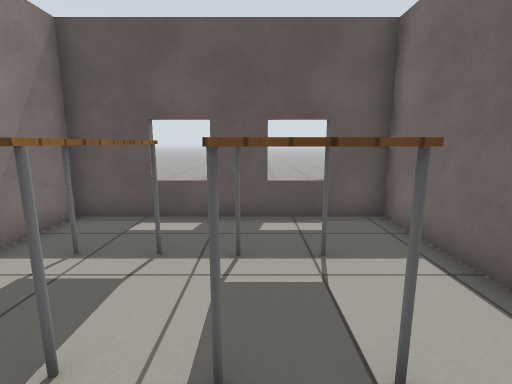
view 1 (above)

24 first-person views from a walk through a robot-simulator world made for Gazebo. The camera is 1 m above the floor, tilts 10° down and sees 85° across. The floor is counted in squares, 0.5 m on a side. Each view is taken from the middle of a square. On the plan, view 1 faces up. The plan holds only what a view shows up to about 17 squares ahead; the rest is blank. The robots in the file are not drawn. Gazebo's built-in surfaces are drawn with simple patterns.

view 2
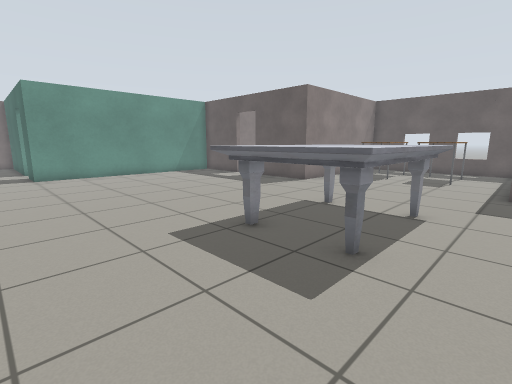

view 3
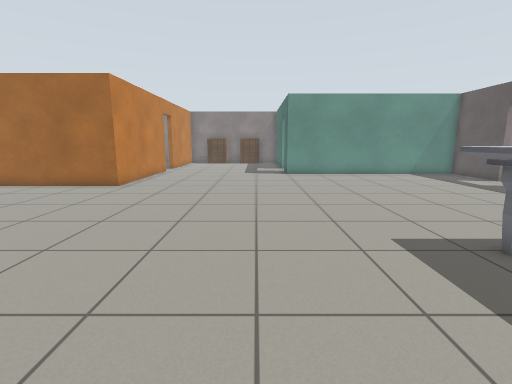

view 4
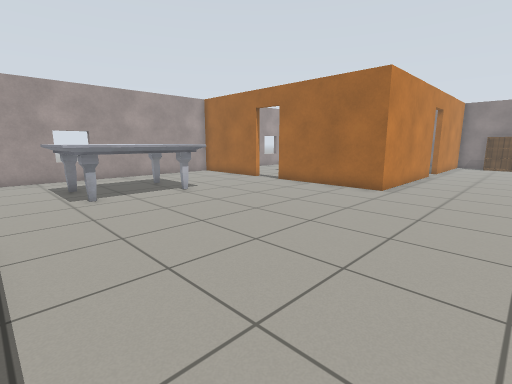

view 5
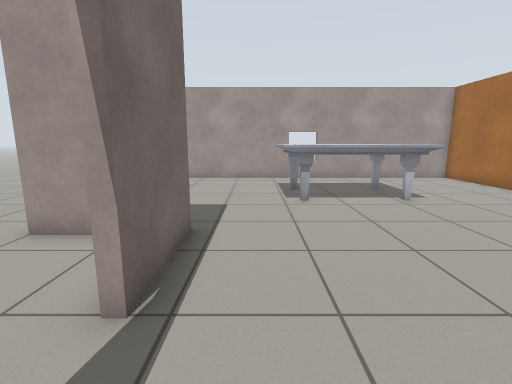

view 6
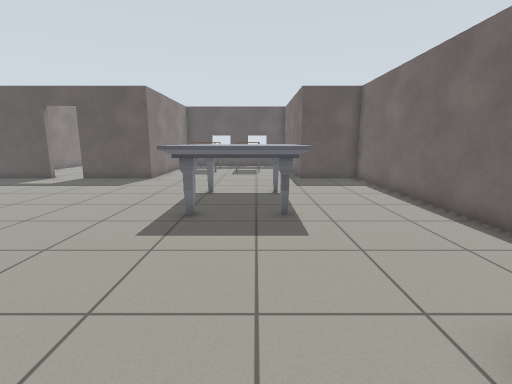

view 7
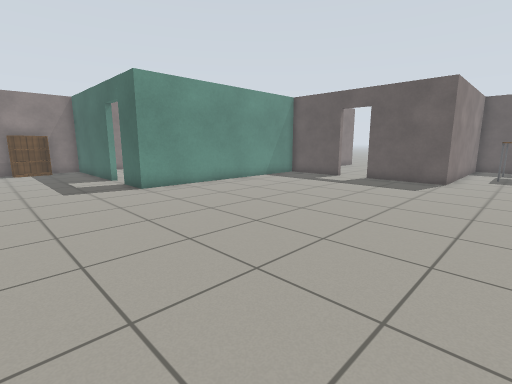

view 8
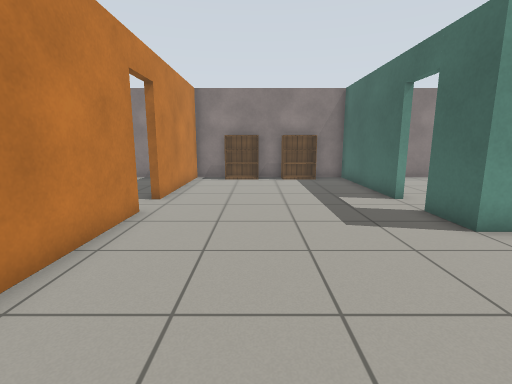

view 9
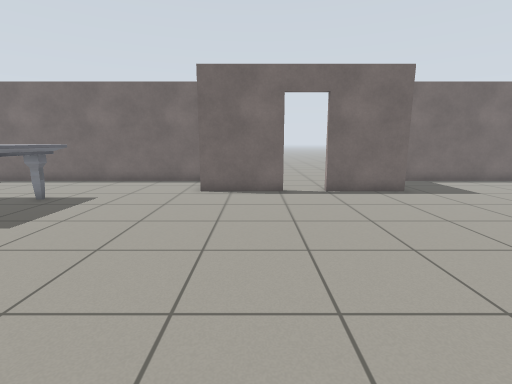

view 10
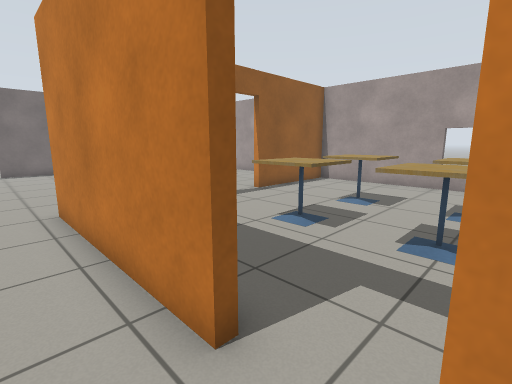

view 11
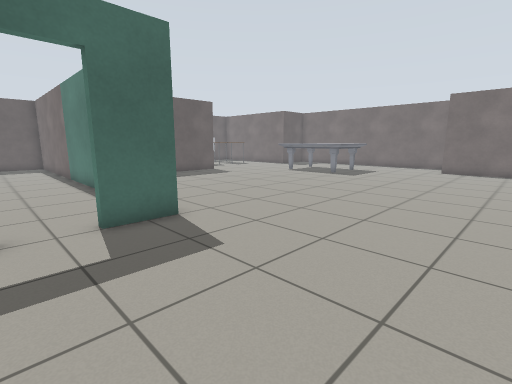

view 12
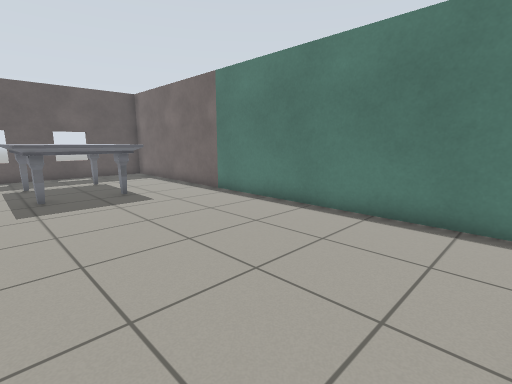

view 13
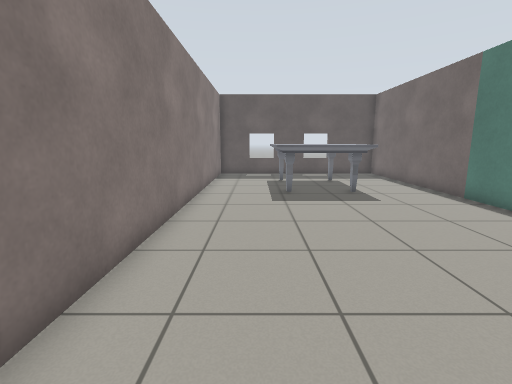

view 14
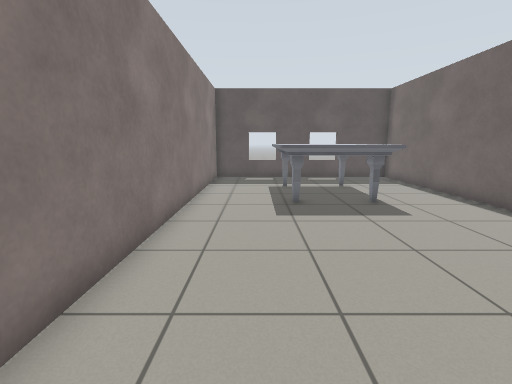

view 15
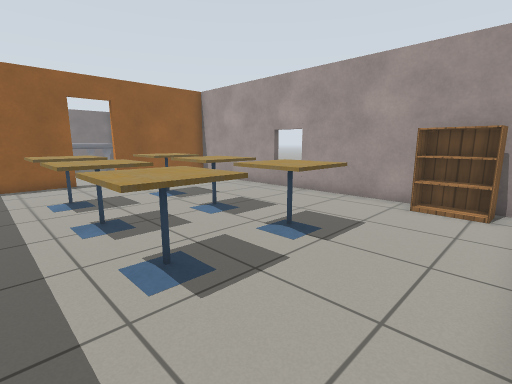

view 16
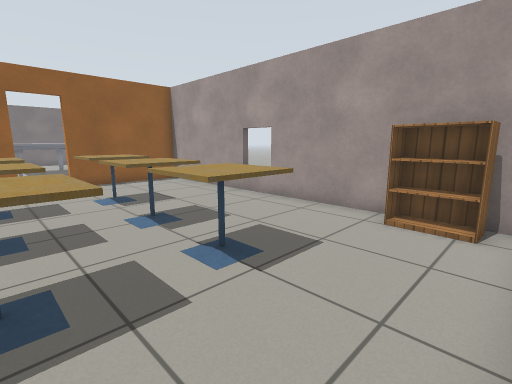

view 17
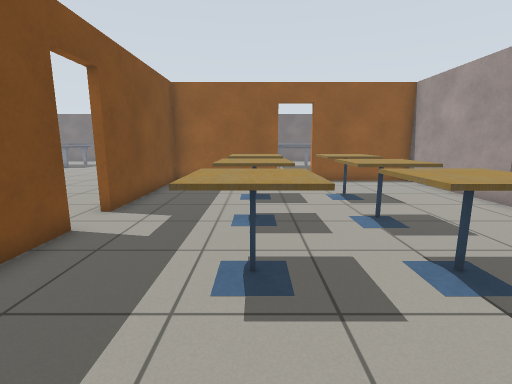

view 18
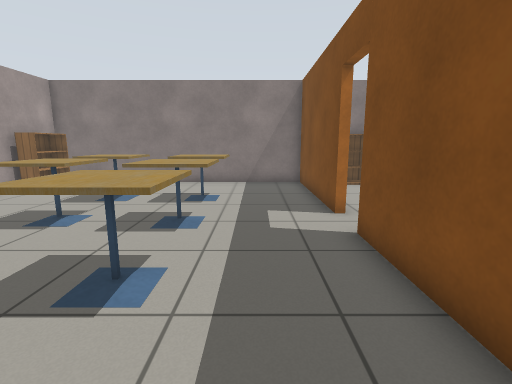

view 19
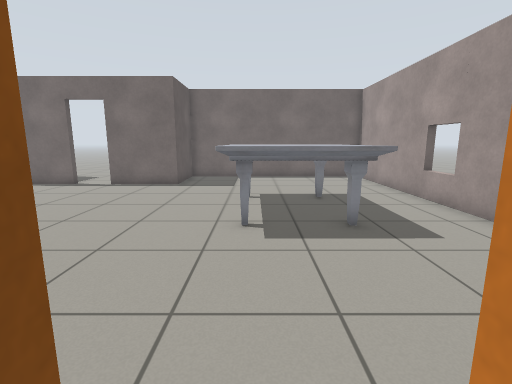

view 20
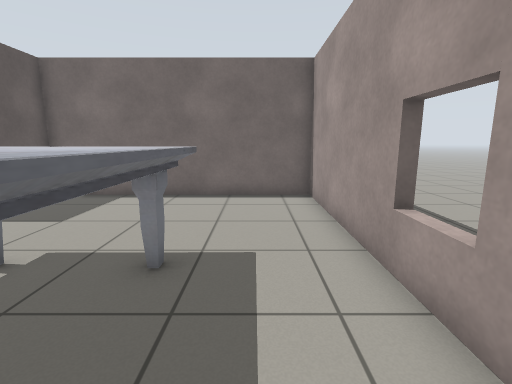

view 21
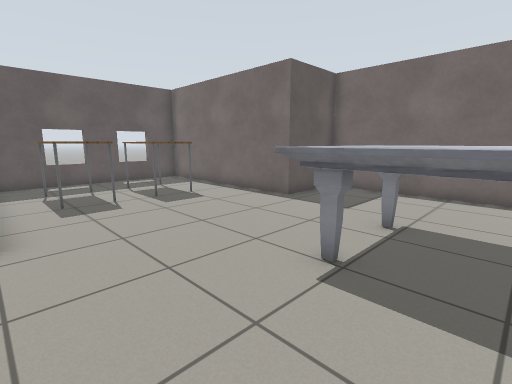

view 22
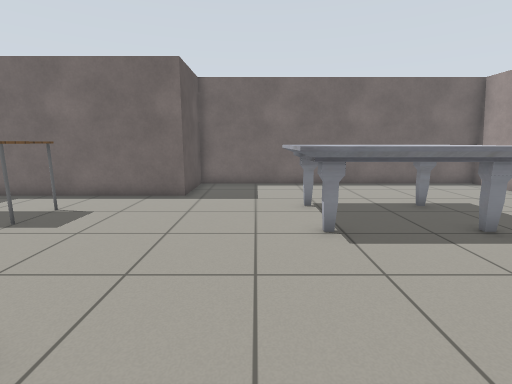

view 23
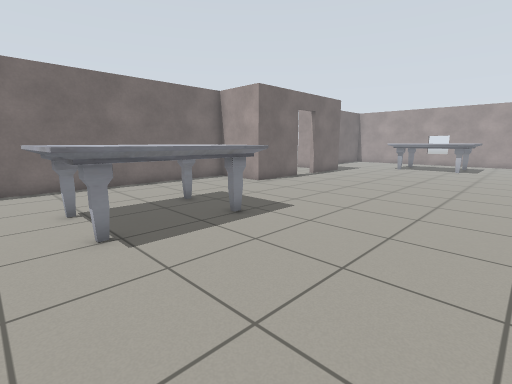

view 24
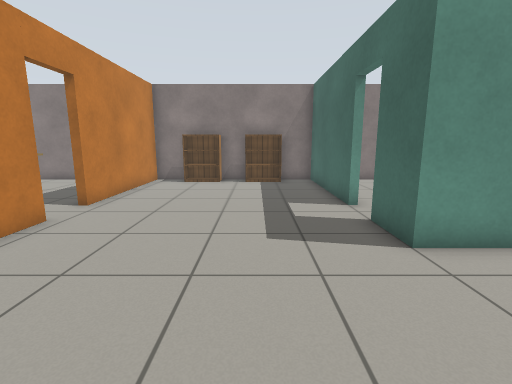

### Floor plan
Points are (right, up) in squares from view 1. A wall is a line through its corners. A room is listed if a view was taken in it or the views show most of it. See-through windows are left out.
Room 1 (views 1, 2, 3, 4, 5, 6, 7, 8, 9, 10, 11, 20, 21, 22, 23, 24)
walls: (3.5, -18.1) (3.5, -14.7) (6.7, -14.7) (6.7, -1.3) (3.5, -1.3) (3.5, 7.4) (-4.9, 7.4) (-4.9, -1.3) (-8.8, -1.3); (-16.1, -20.4) (-8.9, -20.4) (-8.9, -26.1); (-17.9, -12) (-24.3, -12) (-24.3, -13.4); (-14.1, -4.3) (-14.1, -12) (-16.1, -12); (-10.5, -1.3) (-13.6, -1.3); (-8.9, -27.9) (-8.9, -33.1) (6.7, -33.1) (6.7, -23.2) (3.5, -23.2) (3.5, -19.9); (-24.3, -15.8) (-24.3, -16.3); (-24.3, -18.6) (-24.3, -20.4) (-17.8, -20.4)
ways out: open door at (-17, -12) to room 2; open door at (-16.7, -20.7) to room 3; open door at (-9, -27.5) to room 3; open door at (-9.5, -1); open door at (4, -19.5)
objects: bookshelf (-24, -18) to (-24, -17); bookshelf (-24, -15) to (-24, -14); marble table (-4, -30) to (1, -26); table (-3, 2) to (-2, 5); marble table (-1, -10) to (2, -5); table (0, 2) to (1, 5)
Room 2 (views 12, 13, 14)
walls: (-14.4, -10.9) (-14.4, 7.4) (-24.3, 7.4) (-24.3, -9.4)
ways out: open door at (-17, -12) to room 1
objects: marble table (-21, 0) to (-18, 4)
Room 3 (views 15, 16, 17, 18, 19)
walls: (-17.8, -20.7) (-24.3, -20.7) (-24.3, -33.1) (-9.2, -33.1) (-9.2, -27.9); (-9.2, -26.2) (-9.2, -20.7) (-16.1, -20.7)
ways out: open door at (-16.7, -20.7) to room 1; open door at (-9, -27.5) to room 1
objects: bookshelf (-23, -32) to (-22, -32); cafe table (-21, -29) to (-19, -27); cafe table (-21, -26) to (-19, -24); cafe table (-18, -29) to (-16, -27); cafe table (-18, -26) to (-16, -24); cafe table (-14, -29) to (-13, -28); cafe table (-14, -26) to (-13, -24)

Positions as (right, up) in squares from view 1, and headings:
1: (0, 0), facing up
2: (4, -14), facing up-left
3: (4, -14), facing left
4: (3, -16), facing down-left
5: (2, -17), facing down
6: (1, -17), facing up
7: (-2, -17), facing up-left
8: (-8, -17), facing left
9: (-8, -17), facing right
10: (-18, -19), facing down-right
11: (-18, -19), facing up-right
12: (-22, -11), facing up-right
13: (-22, -11), facing up
14: (-22, -9), facing up
15: (-24, -23), facing down-right
16: (-24, -25), facing down-right
17: (-24, -25), facing right
18: (-10, -23), facing left
19: (-10, -27), facing right
20: (-4, -31), facing right
21: (-5, -8), facing up-right
22: (-7, -4), facing right
23: (-7, -4), facing down-right
24: (-9, -15), facing left
